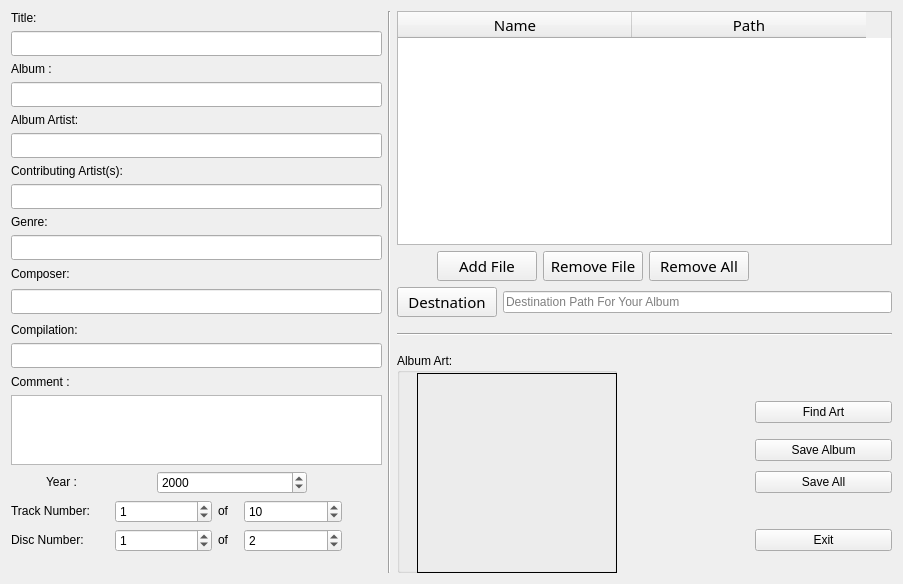
      <widget class="QWidget" name="tab_2">
       <attribute name="title">
        <string>Create An Album</string>
       </attribute>
       <layout class="QGridLayout" name="gridLayout_3">
        <item row="22" column="4">
         <widget class="QPushButton" name="exitButtonAlbum">
          <property name="minimumSize">
           <size>
            <width>131</width>
            <height>0</height>
           </size>
          </property>
          <property name="font">
           <font>
            <underline>false</underline>
           </font>
          </property>
          <property name="text">
           <string>Exit</string>
          </property>
         </widget>
        </item>
        <item row="18" column="4">
         <widget class="QPushButton" name="findArtButtonAlbum">
          <property name="minimumSize">
           <size>
            <width>131</width>
            <height>0</height>
           </size>
          </property>
          <property name="font">
           <font>
            <underline>false</underline>
           </font>
          </property>
          <property name="text">
           <string>Find Art</string>
          </property>
         </widget>
        </item>
        <item row="12" column="3" colspan="2">
         <widget class="QLineEdit" name="destntryAlbum">
          <property name="minimumSize">
           <size>
            <width>281</width>
            <height>0</height>
           </size>
          </property>
          <property name="font">
           <font>
            <family>Tahoma</family>
            <pointsize>9</pointsize>
            <underline>false</underline>
           </font>
          </property>
          <property name="toolTip">
           <string>This Destination Is only used when &lt;Save Album&gt; is called</string>
          </property>
          <property name="placeholderText">
           <string>Destination Path For Your Album</string>
          </property>
         </widget>
        </item>
        <item row="22" column="0">
         <layout class="QHBoxLayout" name="horizontalLayout_8">
          <item>
           <widget class="QLabel" name="label_26">
            <property name="maximumSize">
             <size>
              <width>16777215</width>
              <height>20</height>
             </size>
            </property>
            <property name="font">
             <font>
              <pointsize>9</pointsize>
             </font>
            </property>
            <property name="text">
             <string>Disc Number: </string>
            </property>
           </widget>
          </item>
          <item>
           <widget class="QSpinBox" name="diskNumSpinAlbum">
            <property name="maximum">
             <number>3000</number>
            </property>
            <property name="value">
             <number>1</number>
            </property>
           </widget>
          </item>
          <item>
           <widget class="QLabel" name="label_27">
            <property name="maximumSize">
             <size>
              <width>20</width>
              <height>20</height>
             </size>
            </property>
            <property name="font">
             <font>
              <pointsize>9</pointsize>
             </font>
            </property>
            <property name="text">
             <string>of</string>
            </property>
           </widget>
          </item>
          <item>
           <widget class="QSpinBox" name="totalDiskSpinAlbum">
            <property name="maximum">
             <number>3000</number>
            </property>
            <property name="value">
             <number>2</number>
            </property>
           </widget>
          </item>
          <item>
           <spacer name="horizontalSpacer_6">
            <property name="orientation">
             <enum>Qt::Horizontal</enum>
            </property>
            <property name="sizeType">
             <enum>QSizePolicy::Maximum</enum>
            </property>
            <property name="sizeHint" stdset="0">
             <size>
              <width>40</width>
              <height>20</height>
             </size>
            </property>
           </spacer>
          </item>
         </layout>
        </item>
        <item row="0" column="0">
         <widget class="QLabel" name="label_15">
          <property name="font">
           <font>
            <pointsize>9</pointsize>
           </font>
          </property>
          <property name="text">
           <string>Title:</string>
          </property>
         </widget>
        </item>
        <item row="9" column="0" rowspan="2">
         <widget class="QLineEdit" name="GenreEntryAlbum">
          <property name="minimumSize">
           <size>
            <width>371</width>
            <height>0</height>
           </size>
          </property>
          <property name="maximumSize">
           <size>
            <width>500</width>
            <height>16777215</height>
           </size>
          </property>
          <property name="font">
           <font>
            <family>Microsoft YaHei</family>
            <pointsize>9</pointsize>
            <underline>false</underline>
           </font>
          </property>
         </widget>
        </item>
        <item row="4" column="0">
         <widget class="QLabel" name="label_17">
          <property name="font">
           <font>
            <pointsize>9</pointsize>
           </font>
          </property>
          <property name="text">
           <string>Album Artist:</string>
          </property>
         </widget>
        </item>
        <item row="12" column="2">
         <widget class="QPushButton" name="destuttonAlbum">
          <property name="maximumSize">
           <size>
            <width>100</width>
            <height>16777215</height>
           </size>
          </property>
          <property name="font">
           <font>
            <family>Sylfaen</family>
            <pointsize>11</pointsize>
            <underline>false</underline>
           </font>
          </property>
          <property name="text">
           <string>Destnation</string>
          </property>
         </widget>
        </item>
        <item row="17" column="0">
         <widget class="QLabel" name="label_22">
          <property name="font">
           <font>
            <pointsize>9</pointsize>
           </font>
          </property>
          <property name="text">
           <string>Comment : </string>
          </property>
         </widget>
        </item>
        <item row="12" column="0">
         <widget class="QLineEdit" name="composerEntryAlbum">
          <property name="minimumSize">
           <size>
            <width>371</width>
            <height>0</height>
           </size>
          </property>
          <property name="maximumSize">
           <size>
            <width>500</width>
            <height>16777215</height>
           </size>
          </property>
          <property name="font">
           <font>
            <family>Microsoft YaHei</family>
            <pointsize>9</pointsize>
            <underline>false</underline>
           </font>
          </property>
         </widget>
        </item>
        <item row="3" column="0">
         <widget class="QLineEdit" name="albumEntryAlbum">
          <property name="minimumSize">
           <size>
            <width>371</width>
            <height>0</height>
           </size>
          </property>
          <property name="maximumSize">
           <size>
            <width>500</width>
            <height>16777215</height>
           </size>
          </property>
          <property name="font">
           <font>
            <family>Microsoft YaHei</family>
            <pointsize>9</pointsize>
            <underline>false</underline>
           </font>
          </property>
         </widget>
        </item>
        <item row="13" column="2" rowspan="3" colspan="3">
         <widget class="Line" name="line_4">
          <property name="maximumSize">
           <size>
            <width>16777215</width>
            <height>5</height>
           </size>
          </property>
          <property name="orientation">
           <enum>Qt::Horizontal</enum>
          </property>
         </widget>
        </item>
        <item row="13" column="0" rowspan="2">
         <widget class="QLabel" name="label_21">
          <property name="font">
           <font>
            <pointsize>9</pointsize>
           </font>
          </property>
          <property name="text">
           <string>Compilation: </string>
          </property>
         </widget>
        </item>
        <item row="0" column="1" rowspan="24">
         <widget class="Line" name="line_3">
          <property name="orientation">
           <enum>Qt::Vertical</enum>
          </property>
         </widget>
        </item>
        <item row="18" column="0" rowspan="2">
         <widget class="QTextEdit" name="commentTextAlbum">
          <property name="minimumSize">
           <size>
            <width>371</width>
            <height>70</height>
           </size>
          </property>
          <property name="maximumSize">
           <size>
            <width>500</width>
            <height>16777215</height>
           </size>
          </property>
          <property name="baseSize">
           <size>
            <width>371</width>
            <height>111</height>
           </size>
          </property>
          <property name="font">
           <font>
            <family>Microsoft YaHei</family>
            <pointsize>9</pointsize>
            <underline>false</underline>
           </font>
          </property>
          <property name="acceptRichText">
           <bool>false</bool>
          </property>
         </widget>
        </item>
        <item row="5" column="0">
         <widget class="QLineEdit" name="artistEntryAlbum">
          <property name="minimumSize">
           <size>
            <width>371</width>
            <height>0</height>
           </size>
          </property>
          <property name="maximumSize">
           <size>
            <width>500</width>
            <height>16777215</height>
           </size>
          </property>
          <property name="font">
           <font>
            <family>Microsoft YaHei</family>
            <pointsize>9</pointsize>
            <underline>false</underline>
           </font>
          </property>
         </widget>
        </item>
        <item row="20" column="0">
         <layout class="QHBoxLayout" name="horizontalLayout_6">
          <item>
           <widget class="QLabel" name="label_23">
            <property name="minimumSize">
             <size>
              <width>60</width>
              <height>0</height>
             </size>
            </property>
            <property name="maximumSize">
             <size>
              <width>70</width>
              <height>20</height>
             </size>
            </property>
            <property name="font">
             <font>
              <pointsize>9</pointsize>
             </font>
            </property>
            <property name="text">
             <string>Year :</string>
            </property>
           </widget>
          </item>
          <item>
           <widget class="QSpinBox" name="yearSpinAlbum">
            <property name="maximumSize">
             <size>
              <width>150</width>
              <height>16777215</height>
             </size>
            </property>
            <property name="maximum">
             <number>3000</number>
            </property>
            <property name="value">
             <number>2000</number>
            </property>
           </widget>
          </item>
          <item>
           <spacer name="horizontalSpacer_4">
            <property name="orientation">
             <enum>Qt::Horizontal</enum>
            </property>
            <property name="sizeType">
             <enum>QSizePolicy::Maximum</enum>
            </property>
            <property name="sizeHint" stdset="0">
             <size>
              <width>40</width>
              <height>10</height>
             </size>
            </property>
           </spacer>
          </item>
         </layout>
        </item>
        <item row="8" column="0">
         <widget class="QLabel" name="label_19">
          <property name="font">
           <font>
            <pointsize>9</pointsize>
           </font>
          </property>
          <property name="text">
           <string>Genre:</string>
          </property>
         </widget>
        </item>
        <item row="2" column="0">
         <widget class="QLabel" name="label_16">
          <property name="font">
           <font>
            <pointsize>9</pointsize>
           </font>
          </property>
          <property name="text">
           <string>Album :</string>
          </property>
         </widget>
        </item>
        <item row="6" column="0">
         <widget class="QLabel" name="label_18">
          <property name="font">
           <font>
            <pointsize>9</pointsize>
           </font>
          </property>
          <property name="text">
           <string>Contributing Artist(s): </string>
          </property>
         </widget>
        </item>
        <item row="19" column="4">
         <widget class="QPushButton" name="saveButtonAlbum">
          <property name="minimumSize">
           <size>
            <width>131</width>
            <height>0</height>
           </size>
          </property>
          <property name="font">
           <font>
            <underline>false</underline>
           </font>
          </property>
          <property name="text">
           <string>Save Album</string>
          </property>
         </widget>
        </item>
        <item row="1" column="0">
         <widget class="QLineEdit" name="titleEditAlbum">
          <property name="minimumSize">
           <size>
            <width>371</width>
            <height>0</height>
           </size>
          </property>
          <property name="maximumSize">
           <size>
            <width>500</width>
            <height>16777215</height>
           </size>
          </property>
          <property name="font">
           <font>
            <family>Microsoft YaHei</family>
            <pointsize>9</pointsize>
            <underline>false</underline>
           </font>
          </property>
         </widget>
        </item>
        <item row="20" column="4">
         <widget class="QPushButton" name="saveAllButtonAlbum">
          <property name="minimumSize">
           <size>
            <width>131</width>
            <height>0</height>
           </size>
          </property>
          <property name="font">
           <font>
            <underline>false</underline>
           </font>
          </property>
          <property name="text">
           <string>Save All</string>
          </property>
         </widget>
        </item>
        <item row="10" column="2" rowspan="2" colspan="2">
         <layout class="QHBoxLayout" name="horizontalLayout_9">
          <item>
           <spacer name="horizontalSpacer_7">
            <property name="orientation">
             <enum>Qt::Horizontal</enum>
            </property>
            <property name="sizeHint" stdset="0">
             <size>
              <width>40</width>
              <height>20</height>
             </size>
            </property>
           </spacer>
          </item>
          <item>
           <widget class="QPushButton" name="addFileAlbum">
            <property name="minimumSize">
             <size>
              <width>100</width>
              <height>0</height>
             </size>
            </property>
            <property name="maximumSize">
             <size>
              <width>150</width>
              <height>16777215</height>
             </size>
            </property>
            <property name="font">
             <font>
              <family>Sylfaen</family>
              <pointsize>11</pointsize>
              <underline>false</underline>
             </font>
            </property>
            <property name="text">
             <string>Add File</string>
            </property>
           </widget>
          </item>
          <item>
           <widget class="QPushButton" name="removeFileButtonAlbum">
            <property name="minimumSize">
             <size>
              <width>100</width>
              <height>0</height>
             </size>
            </property>
            <property name="maximumSize">
             <size>
              <width>150</width>
              <height>16777215</height>
             </size>
            </property>
            <property name="font">
             <font>
              <family>Sylfaen</family>
              <pointsize>11</pointsize>
              <underline>false</underline>
             </font>
            </property>
            <property name="text">
             <string>Remove File</string>
            </property>
           </widget>
          </item>
          <item>
           <widget class="QPushButton" name="removeAllAlbum">
            <property name="minimumSize">
             <size>
              <width>100</width>
              <height>0</height>
             </size>
            </property>
            <property name="font">
             <font>
              <family>Sylfaen</family>
              <pointsize>11</pointsize>
              <underline>false</underline>
             </font>
            </property>
            <property name="text">
             <string>Remove All</string>
            </property>
           </widget>
          </item>
         </layout>
        </item>
        <item row="11" column="0">
         <widget class="QLabel" name="label_20">
          <property name="font">
           <font>
            <pointsize>9</pointsize>
           </font>
          </property>
          <property name="text">
           <string>Composer: </string>
          </property>
         </widget>
        </item>
        <item row="7" column="0">
         <widget class="QLineEdit" name="contributorsEntryAlbum">
          <property name="minimumSize">
           <size>
            <width>371</width>
            <height>0</height>
           </size>
          </property>
          <property name="maximumSize">
           <size>
            <width>500</width>
            <height>16777215</height>
           </size>
          </property>
          <property name="font">
           <font>
            <family>Microsoft YaHei</family>
            <pointsize>9</pointsize>
            <underline>false</underline>
           </font>
          </property>
         </widget>
        </item>
        <item row="16" column="2" rowspan="8" colspan="2">
         <widget class="QGroupBox" name="groupBox_2">
          <property name="sizePolicy">
           <sizepolicy hsizetype="Fixed" vsizetype="Fixed">
            <horstretch>0</horstretch>
            <verstretch>0</verstretch>
           </sizepolicy>
          </property>
          <property name="minimumSize">
           <size>
            <width>220</width>
            <height>220</height>
           </size>
          </property>
          <property name="font">
           <font>
            <pointsize>9</pointsize>
            <underline>false</underline>
           </font>
          </property>
          <property name="title">
           <string>Album Art:</string>
          </property>
          <widget class="QLabel" name="artLabelAlbum">
           <property name="geometry">
            <rect>
             <x>20</x>
             <y>20</y>
             <width>200</width>
             <height>200</height>
            </rect>
           </property>
           <property name="toolTip">
            <string>No Image</string>
           </property>
           <property name="frameShape">
            <enum>QFrame::Box</enum>
           </property>
           <property name="text">
            <string/>
           </property>
          </widget>
         </widget>
        </item>
        <item row="0" column="2" rowspan="10" colspan="3">
         <widget class="QTableWidget" name="tableWidgetAlbum">
          <property name="font">
           <font>
            <family>Courier 10 Pitch</family>
            <pointsize>11</pointsize>
            <underline>false</underline>
           </font>
          </property>
          <property name="acceptDrops">
           <bool>true</bool>
          </property>
          <property name="dragDropMode">
           <enum>QAbstractItemView::DropOnly</enum>
          </property>
          <property name="defaultDropAction">
           <enum>Qt::LinkAction</enum>
          </property>
          <property name="alternatingRowColors">
           <bool>true</bool>
          </property>
          <property name="selectionMode">
           <enum>QAbstractItemView::ExtendedSelection</enum>
          </property>
          <property name="selectionBehavior">
           <enum>QAbstractItemView::SelectRows</enum>
          </property>
          <property name="showGrid">
           <bool>true</bool>
          </property>
          <property name="gridStyle">
           <enum>Qt::SolidLine</enum>
          </property>
          <property name="sortingEnabled">
           <bool>true</bool>
          </property>
          <property name="wordWrap">
           <bool>false</bool>
          </property>
          <attribute name="horizontalHeaderCascadingSectionResizes">
           <bool>true</bool>
          </attribute>
          <attribute name="horizontalHeaderMinimumSectionSize">
           <number>50</number>
          </attribute>
          <attribute name="horizontalHeaderDefaultSectionSize">
           <number>234</number>
          </attribute>
          <attribute name="horizontalHeaderHighlightSections">
           <bool>false</bool>
          </attribute>
          <attribute name="horizontalHeaderShowSortIndicator" stdset="0">
           <bool>true</bool>
          </attribute>
          <attribute name="verticalHeaderDefaultSectionSize">
           <number>27</number>
          </attribute>
          <column>
           <property name="text">
            <string>Name</string>
           </property>
          </column>
          <column>
           <property name="text">
            <string>Path</string>
           </property>
          </column>
         </widget>
        </item>
        <item row="15" column="0" rowspan="2">
         <widget class="QLineEdit" name="compilationEntryAlbum">
          <property name="minimumSize">
           <size>
            <width>371</width>
            <height>0</height>
           </size>
          </property>
          <property name="maximumSize">
           <size>
            <width>500</width>
            <height>16777215</height>
           </size>
          </property>
          <property name="font">
           <font>
            <family>Microsoft YaHei</family>
            <pointsize>9</pointsize>
            <underline>false</underline>
           </font>
          </property>
         </widget>
        </item>
        <item row="21" column="0">
         <layout class="QHBoxLayout" name="horizontalLayout_7">
          <item>
           <widget class="QLabel" name="label_24">
            <property name="maximumSize">
             <size>
              <width>16777215</width>
              <height>20</height>
             </size>
            </property>
            <property name="font">
             <font>
              <pointsize>9</pointsize>
             </font>
            </property>
            <property name="text">
             <string>Track Number:</string>
            </property>
           </widget>
          </item>
          <item>
           <widget class="QSpinBox" name="trackNumSpinAlbum">
            <property name="maximum">
             <number>3000</number>
            </property>
            <property name="value">
             <number>1</number>
            </property>
           </widget>
          </item>
          <item>
           <widget class="QLabel" name="label_25">
            <property name="maximumSize">
             <size>
              <width>20</width>
              <height>20</height>
             </size>
            </property>
            <property name="font">
             <font>
              <pointsize>9</pointsize>
             </font>
            </property>
            <property name="text">
             <string>of</string>
            </property>
           </widget>
          </item>
          <item>
           <widget class="QSpinBox" name="totalTracksAlbum">
            <property name="maximum">
             <number>3000</number>
            </property>
            <property name="value">
             <number>10</number>
            </property>
           </widget>
          </item>
          <item>
           <spacer name="horizontalSpacer_5">
            <property name="orientation">
             <enum>Qt::Horizontal</enum>
            </property>
            <property name="sizeType">
             <enum>QSizePolicy::Maximum</enum>
            </property>
            <property name="sizeHint" stdset="0">
             <size>
              <width>40</width>
              <height>20</height>
             </size>
            </property>
           </spacer>
          </item>
         </layout>
        </item>
       </layout>
      </widget>
